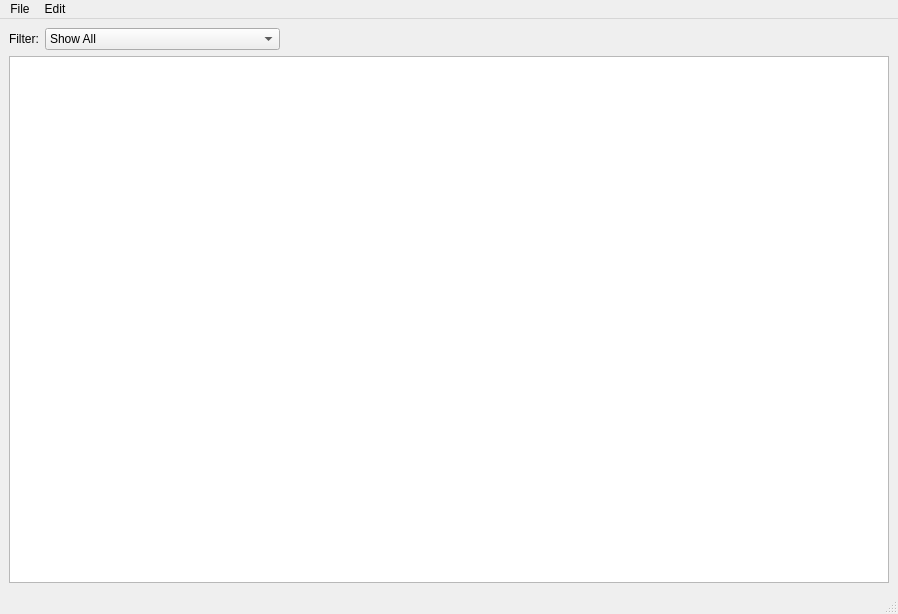
<?xml version="1.0" encoding="UTF-8"?>
<ui version="4.0">
 <class>MainWindow</class>
 <widget class="QMainWindow" name="MainWindow">
  <property name="geometry">
   <rect>
    <x>0</x>
    <y>0</y>
    <width>898</width>
    <height>614</height>
   </rect>
  </property>
  <property name="windowTitle">
   <string>MainWindow</string>
  </property>
  <widget class="QWidget" name="centralwidget">
   <layout class="QVBoxLayout" name="verticalLayout">
    <item>
     <layout class="QHBoxLayout" name="horizontalLayout">
      <item>
       <widget class="QLabel" name="label_8">
        <property name="text">
         <string>Filter:</string>
        </property>
       </widget>
      </item>
      <item>
       <widget class="QComboBox" name="comboBox">
        <item>
         <property name="text">
          <string>Show All</string>
         </property>
        </item>
        <item>
         <property name="text">
          <string>Developer tasks</string>
         </property>
        </item>
        <item>
         <property name="text">
          <string>Progect's developer</string>
         </property>
        </item>
        <item>
         <property name="text">
          <string>Manager projects</string>
         </property>
        </item>
        <item>
         <property name="text">
          <string>Developers, who missed the deadline</string>
         </property>
        </item>
       </widget>
      </item>
      <item>
       <spacer name="horizontalSpacer">
        <property name="orientation">
         <enum>Qt::Horizontal</enum>
        </property>
        <property name="sizeHint" stdset="0">
         <size>
          <width>40</width>
          <height>20</height>
         </size>
        </property>
       </spacer>
      </item>
     </layout>
    </item>
    <item>
     <widget class="QTreeWidget" name="treeWidget">
      <property name="rootIsDecorated">
       <bool>false</bool>
      </property>
      <property name="uniformRowHeights">
       <bool>true</bool>
      </property>
      <property name="itemsExpandable">
       <bool>false</bool>
      </property>
      <property name="sortingEnabled">
       <bool>false</bool>
      </property>
      <property name="allColumnsShowFocus">
       <bool>true</bool>
      </property>
      <property name="columnCount">
       <number>0</number>
      </property>
     </widget>
    </item>
   </layout>
  </widget>
  <widget class="QMenuBar" name="menubar">
   <property name="geometry">
    <rect>
     <x>0</x>
     <y>0</y>
     <width>898</width>
     <height>26</height>
    </rect>
   </property>
   <widget class="QMenu" name="menuFile">
    <property name="title">
     <string>File</string>
    </property>
    <addaction name="actionOpen"/>
    <addaction name="separator"/>
    <addaction name="actionExit"/>
   </widget>
   <widget class="QMenu" name="menuEdit">
    <property name="title">
     <string>Edit</string>
    </property>
    <addaction name="actionAdd_task"/>
    <addaction name="actionAppdate_task"/>
    <addaction name="actionDelete_task"/>
   </widget>
   <addaction name="menuFile"/>
   <addaction name="menuEdit"/>
  </widget>
  <widget class="QStatusBar" name="statusbar"/>
  <action name="actionAdd_task">
   <property name="text">
    <string>Add task</string>
   </property>
  </action>
  <action name="actionDelete_task">
   <property name="text">
    <string>Delete task</string>
   </property>
   <property name="shortcut">
    <string>Del</string>
   </property>
  </action>
  <action name="actionOpen">
   <property name="text">
    <string>Open</string>
   </property>
   <property name="shortcut">
    <string>Ctrl+O</string>
   </property>
  </action>
  <action name="actionExit">
   <property name="text">
    <string>Exit</string>
   </property>
   <property name="toolTip">
    <string>Exit</string>
   </property>
   <property name="shortcut">
    <string>Ctrl+X</string>
   </property>
  </action>
  <action name="actionAppdate_task">
   <property name="text">
    <string>Modify task</string>
   </property>
  </action>
 </widget>
 <resources/>
 <connections>
  <connection>
   <sender>actionOpen</sender>
   <signal>triggered()</signal>
   <receiver>MainWindow</receiver>
   <slot>onOpenClicked()</slot>
   <hints>
    <hint type="sourcelabel">
     <x>-1</x>
     <y>-1</y>
    </hint>
    <hint type="destinationlabel">
     <x>424</x>
     <y>299</y>
    </hint>
   </hints>
  </connection>
  <connection>
   <sender>actionExit</sender>
   <signal>triggered()</signal>
   <receiver>MainWindow</receiver>
   <slot>close()</slot>
   <hints>
    <hint type="sourcelabel">
     <x>-1</x>
     <y>-1</y>
    </hint>
    <hint type="destinationlabel">
     <x>424</x>
     <y>312</y>
    </hint>
   </hints>
  </connection>
  <connection>
   <sender>actionAdd_task</sender>
   <signal>triggered()</signal>
   <receiver>MainWindow</receiver>
   <slot>onAddTaskClicked()</slot>
   <hints>
    <hint type="sourcelabel">
     <x>-1</x>
     <y>-1</y>
    </hint>
    <hint type="destinationlabel">
     <x>424</x>
     <y>312</y>
    </hint>
   </hints>
  </connection>
  <connection>
   <sender>actionDelete_task</sender>
   <signal>triggered()</signal>
   <receiver>MainWindow</receiver>
   <slot>onDeleteTaskClicked()</slot>
   <hints>
    <hint type="sourcelabel">
     <x>-1</x>
     <y>-1</y>
    </hint>
    <hint type="destinationlabel">
     <x>448</x>
     <y>306</y>
    </hint>
   </hints>
  </connection>
  <connection>
   <sender>actionAppdate_task</sender>
   <signal>triggered()</signal>
   <receiver>MainWindow</receiver>
   <slot>onAppdateTaskClicked()</slot>
   <hints>
    <hint type="sourcelabel">
     <x>-1</x>
     <y>-1</y>
    </hint>
    <hint type="destinationlabel">
     <x>448</x>
     <y>306</y>
    </hint>
   </hints>
  </connection>
 </connections>
 <slots>
  <slot>onOpenClicked()</slot>
  <slot>onAddTaskClicked()</slot>
  <slot>onDeleteTaskClicked()</slot>
  <slot>onAppdateTaskClicked()</slot>
 </slots>
</ui>
